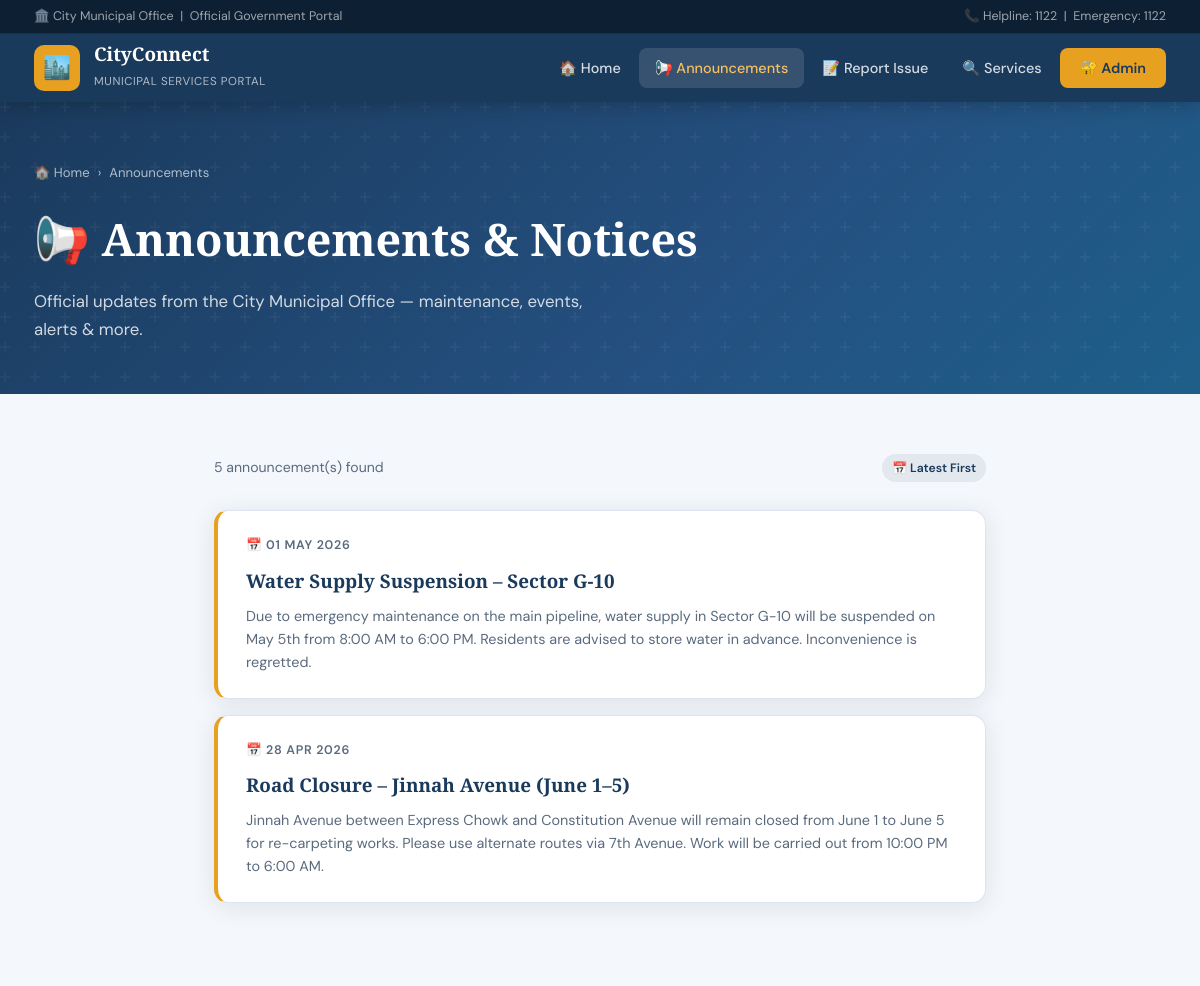
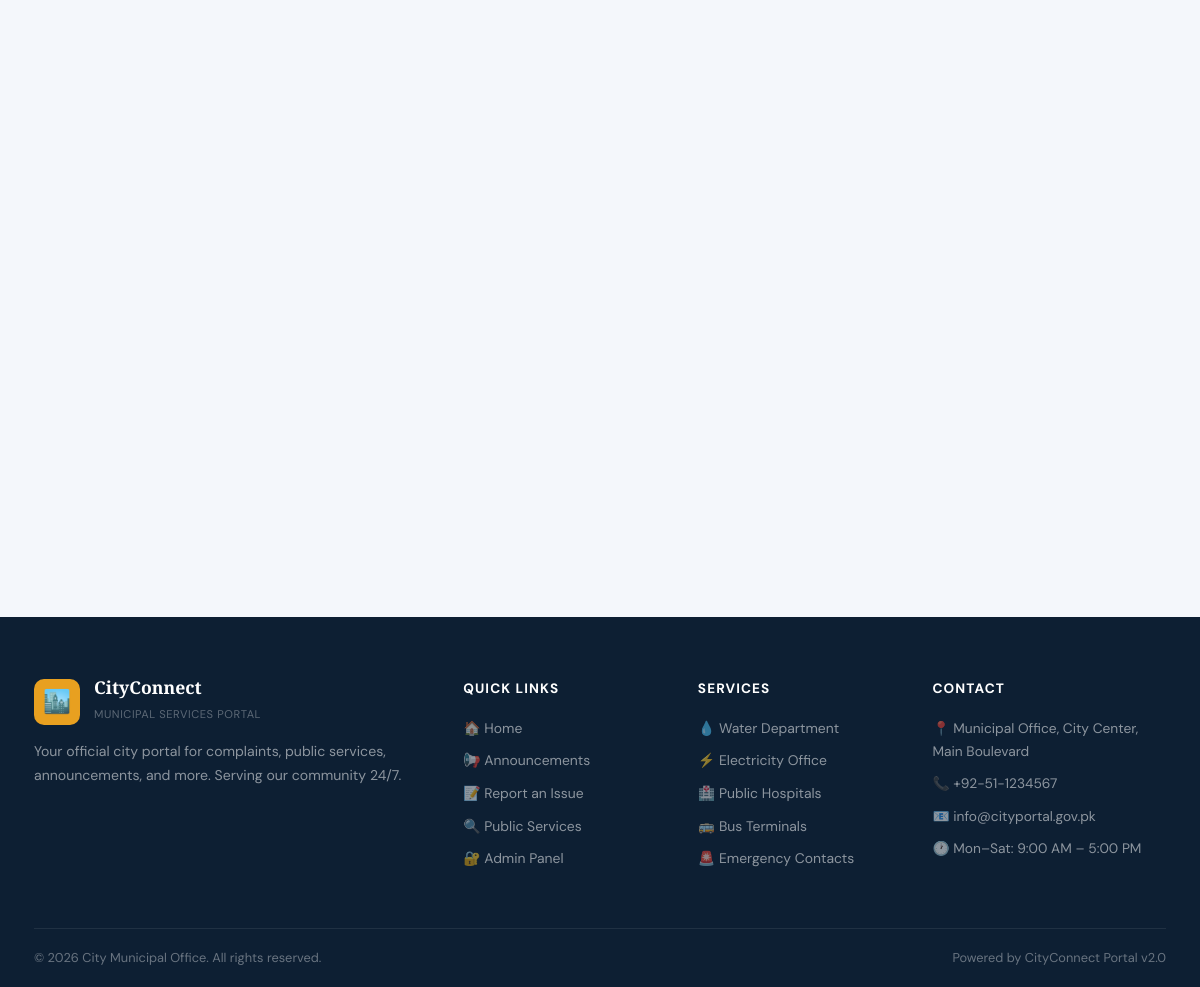
The app's page /announcements.php with its own data (2 pictures, top to bottom).
### tables this page shows
CREATE TABLE IF NOT EXISTS announcements (
    id    INT AUTO_INCREMENT PRIMARY KEY,
    title VARCHAR(255) NOT NULL,
    body  TEXT         NOT NULL,
    date  DATE         NOT NULL DEFAULT (CURRENT_DATE)
);

### php/config.php (called while the page is built, shortened)
<?php
function e(string $str): string {
    return htmlspecialchars($str, ENT_QUOTES, 'UTF-8');
}
function fdate(string $date): string {
    return date('d M Y', strtotime($date));
}

### announcements.php (the view, shortened to what this page needs)
<?php
require_once 'php/config.php';
$db = getDB();
$anns = $db->query("SELECT * FROM announcements ORDER BY date DESC");
include 'php/header.php';
?>
<div class="page-hero">
  <div class="container">
    <div class="breadcrumb">
      <a href="index.php">🏠 Home</a> <span>›</span> <span>Announcements</span>
    </div>
    <h1>📢 Announcements &amp; Notices</h1>
    <p>Official updates from the City Municipal Office — maintenance, events, alerts &amp; more.</p>
  </div>
</div>
<section class="py-60">
  <div class="container" style="max-width:820px">
    <?php if ($anns->num_rows === 0): ?>
      <div class="alert alert-info reveal">
        ℹ️ No announcements have been published yet. Please check back later.
      </div>
    <?php else: ?>
      <div style="display:flex;align-items:center;justify-content:space-between;margin-bottom:28px" class="reveal">
        <p style="color:var(--text-muted);font-size:0.88rem">
          <?= $anns->num_rows ?> announcement(s) found
        </p>
        <span class="tag">📅 Latest First</span>
      </div>
      <?php while ($ann = $anns->fetch_assoc()): ?>
        <div class="announcement-card reveal">
          <div class="ann-date">📅 <?= fdate($ann['date']) ?></div>
          <h2 class="ann-title"><?= e($ann['title']) ?></h2>
          <div class="ann-body"><?= nl2br(e($ann['body'])) ?></div>
        </div>
      <?php endwhile; ?>
    <?php endif; ?>
  </div>
</section>
<?php include 'php/footer.php'; ?>

### css/style.css (style rules this page uses)
:root { --primary: #1a3a5c; --primary-light: #245080; --accent: #e8a020; --accent-light: #f5c060; --bg: #f4f7fb; --bg-dark: #0d1f33; --card: #ffffff; --text: #1a2535; --text-muted: #5a6a7e; --border: #dde4ef; --success: #22a96e; --danger: #e03e3e; --warning: #e8a020; --info: #2f7cc1; --shadow: 0 4px 24px rgba(26,58,92,0.10); --shadow-lg: 0 12px 48px rgba(26,58,92,0.18); --radius: 14px; --radius-sm: 8px; }
*, *::before, *::after { box-sizing: border-box; margin: 0; padding: 0; }
html { scroll-behavior: smooth; }
body { font-family: 'DM Sans', sans-serif; background: var(--bg); color: var(--text); line-height: 1.7; min-height: 100vh; }
a { color: inherit; text-decoration: none; }
.container { max-width: 1180px; margin: 0 auto; padding: 0 24px; }
.page-hero { background: linear-gradient(135deg, var(--primary) 0%, var(--primary-light) 60%, #1e5f8a 100%); color: #fff; padding: 60px 0 50px; position: relative; overflow: hidden; }
.page-hero::before { content: ''; position: absolute; inset: 0; }
.page-hero .container { position: relative; }
.page-hero h1 { font-family: 'Playfair Display', serif; font-size: clamp(1.8rem, 4vw, 2.8rem); font-weight: 700; margin-bottom: 10px; }
.page-hero p { font-size: 1.05rem; opacity: 0.8; max-width: 560px; }
.breadcrumb { display: flex; align-items: center; gap: 8px; font-size: 0.82rem; opacity: 0.65; margin-bottom: 16px; }
.tag { display: inline-block; background: rgba(26,58,92,0.08); color: var(--primary); font-size: 0.76rem; padding: 4px 10px; border-radius: 20px; font-weight: 600; }
.announcement-card { background: var(--card); border: 1px solid var(--border); border-left: 4px solid var(--accent); border-radius: var(--radius); padding: 24px 28px; margin-bottom: 16px; box-shadow: var(--shadow); transition: all 0.25s; }
.ann-date { font-size: 0.78rem; color: var(--text-muted); font-weight: 600; text-transform: uppercase; letter-spacing: 0.06em; margin-bottom: 8px; }
.ann-title { font-family: 'Playfair Display', serif; font-size: 1.18rem; font-weight: 700; color: var(--primary); margin-bottom: 8px; }
.ann-body { font-size: 0.9rem; color: var(--text-muted); line-height: 1.6; }
.py-60 { padding-top: 60px; padding-bottom: 60px; }

### records on screen
announcements: date "01 MAY 2026", title "Water Supply Suspension – Sector G-10", body "Due to emergency maintenance on the main pipeline, water supply in Sector G-10 will be suspended on May 5th from 8:00 AM to 6:00 PM. Residents are advised to store water in advance. Inconvenience is regretted."
announcements: date "28 APR 2026", title "Road Closure – Jinnah Avenue (June 1–5)", body "Jinnah Avenue between Express Chowk and Constitution Avenue will remain closed from June 1 to June 5 for re-carpeting works. Please use alternate routes via 7th Avenue. Work will be carried out from 10:00 PM to 6:00 AM."

### other values on screen
$anns->num_rows "5"
